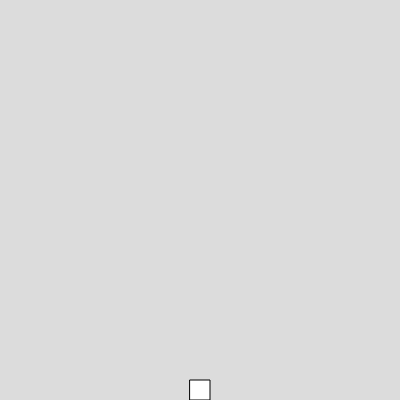
Frame 1 (no input)
Frame 60 (no input): identical to frame 1, image omitted
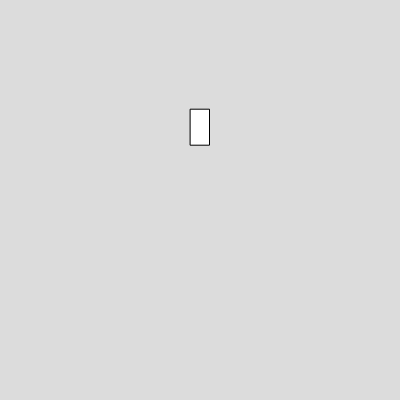
Frame 120 (the mouse pressed at the canvas centre since frame 60)

The p5.js sketch that drew these frames (run headless with seeded random() and noise() and a simulated clock; from frame 60 on, the mouse is pressed at the canvas centre):

// p5.js sketch
// ── sketch.js
let boxHeight = 20; 
let boxWidth = 20; 
let xPos = 200; 
let yPos = 400; 
let isSquishing = false; 
let isUnsquish = false; 
let isJumping = false; 
let isEnding = false; 

//JUMPING PHYSICS DEPENDENCIES
let dy = 0; 
let dx = 0; 

function setup() {
  createCanvas(400, 400);
  rectMode(CORNERS);
  //ddx = random(5);
  //ddy = 2;
}

function draw() {
  background(220);
  rect(xPos-(boxWidth/2),yPos-boxHeight,xPos+(boxWidth/2),yPos);
  if(isSquishing){
    dy = 10; 
    //dx = 1.5; 
    if(boxHeight > 6){
      boxHeight -= 2; 
    }
    if(boxWidth < 34){
      boxWidth += 2; 
    }
    else{
      isSquishing = false; 
      isUnsquish = true; 
      isJumping = false; 
      isEnding = false;
    }
  }
  if(isUnsquish){
    if(boxHeight < 36){
      boxHeight += 10; 
    }
    if(boxWidth > 20){
      boxWidth -= 5; 
    }
    else{
      isSquishing = false; 
      isUnsquish = false; 
      isJumping = true; 
      isEnding = false;
    }
  }
  if(isJumping){
    console.log(yPos);
    yPos -= dy; 
    xPos += dx; 
    dy -= 0.2;
    if(round(yPos) == 400){
      isEnding = true; 
      isSquishing = false;
      isUnsquish = false; 
      isJumping = false;
    }
  }
  if(isEnding){
    if(boxHeight != 20){
      boxHeight -= 4;
    }
    else{
      isEnding = false; 
      isSquishing = false;
      isUnsquish = false; 
      isJumping = false;
    }
  }
}

function mousePressed(){
  if(isEnding == false && isSquishing == false && isUnsquish == false && isJumping == false){
    isSquishing = true; 
    dx = (mouseX-xPos)/100;
  }
}
